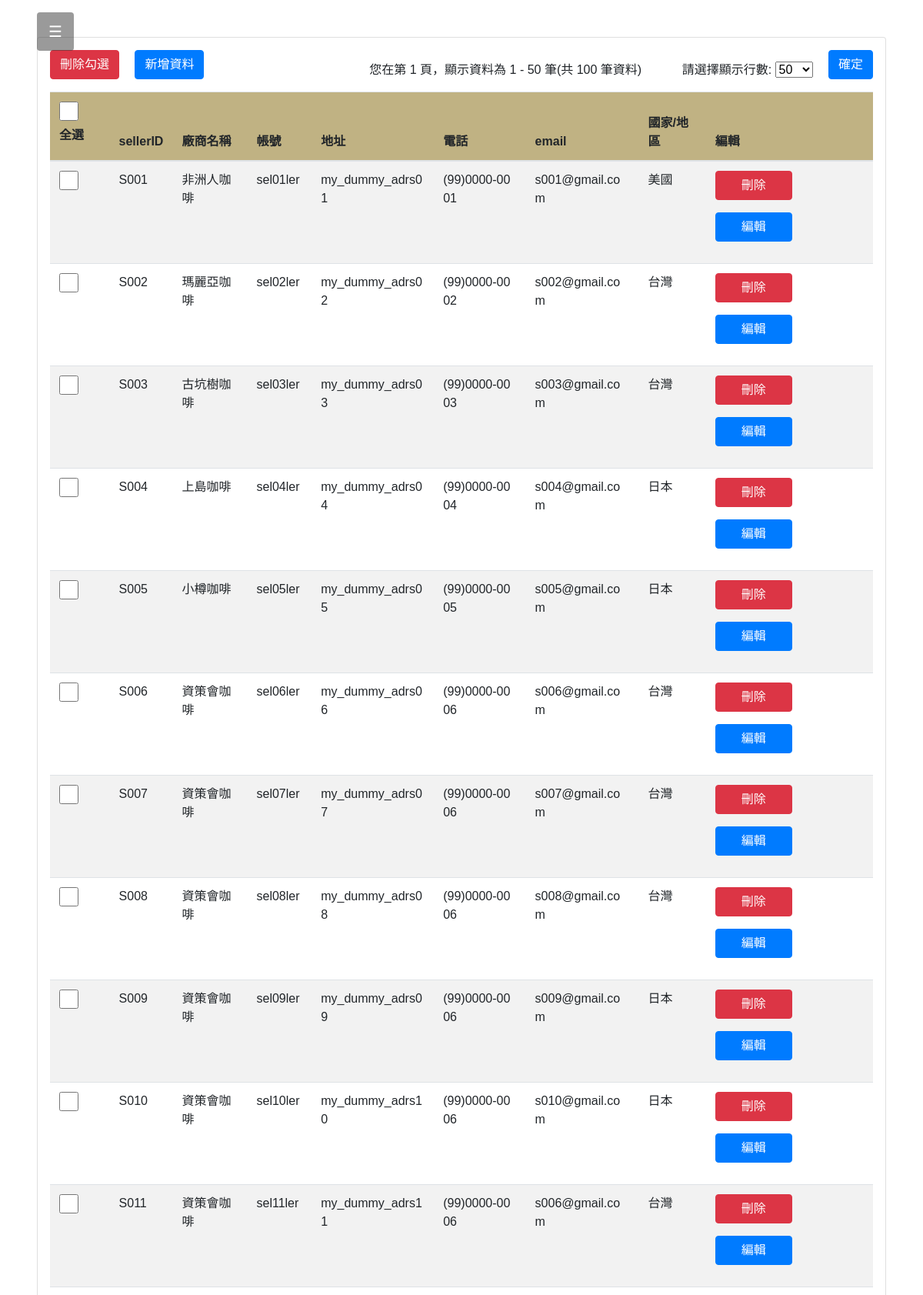
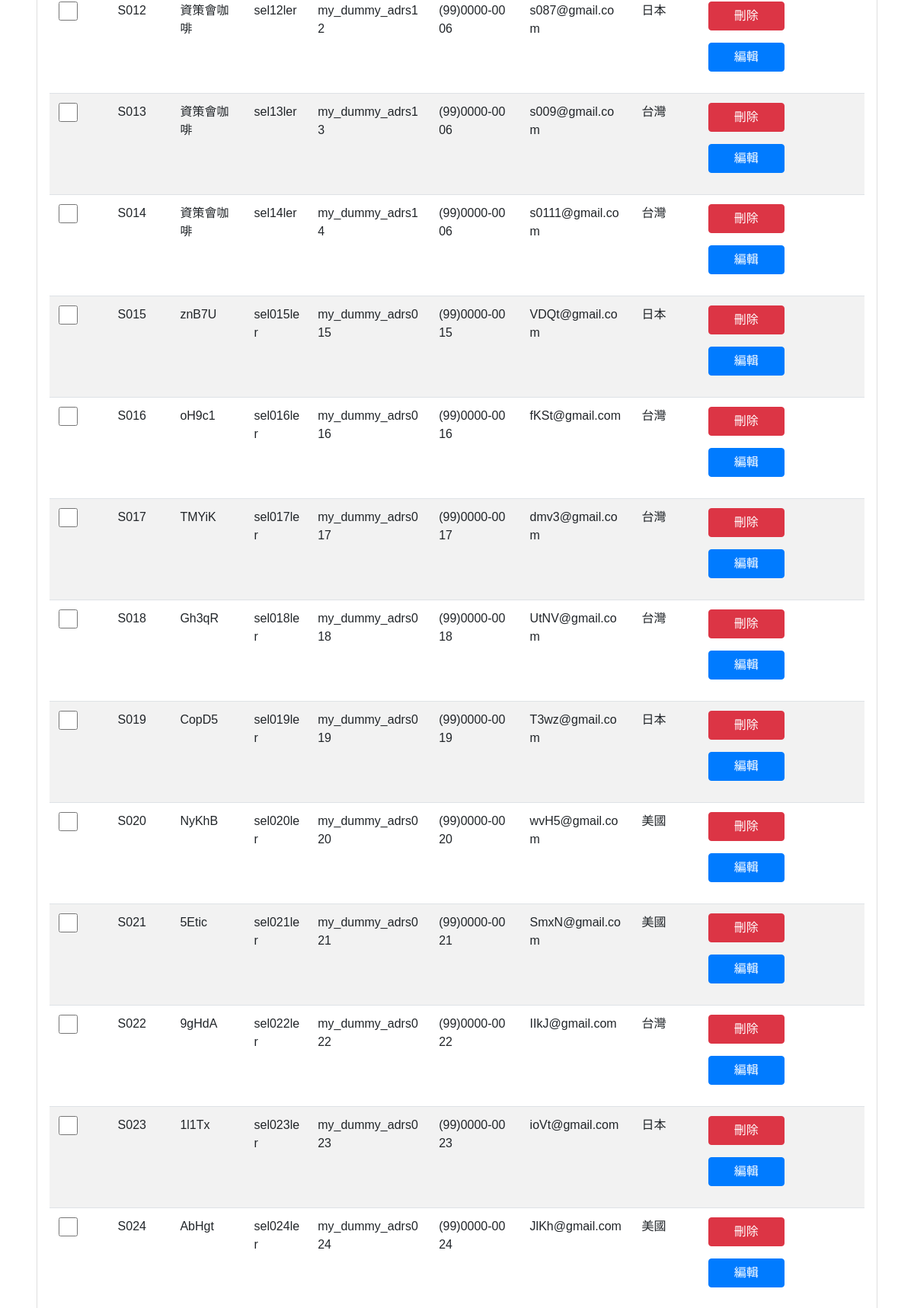
Page /works/sellers.php (signed in, upper part) on the committed database (2 pictures, top to bottom).
### tables this page shows
CREATE TABLE `sellers` (
  `sellerID` varchar(5) NOT NULL default '', 
  `sName` varchar(20) NOT NULL,  
  `sAccount` varchar(20) NOT NULL,  
  `sPassword` varchar(100) NOT NULL,  
  `sAddress` varchar(60) default NULL,  
  `sPhone` varchar(24) default NULL,  
  `sMail` varchar(60) default NULL,  
  `sCountry` varchar(20) default NULL,  
  PRIMARY KEY  (`sellerID`)
);

### works/sellers.php (the view, shortened to what this page needs)
<?php
$link = @mysqli_connect("localhost", "root", "") or die(mysqli_connect_error());
mysqli_select_db($link, "coffee");
if (isset($_GET["page"])) {
    $page = $_GET["page"];
} else {
    $page = 1;
}
$rowNum = $_SESSION["seller_row_num"];
$total_num_rows = mysqli_num_rows(mysqli_query($link, "select sellerID from coffee.sellers;"));
$tableOffSet = $rowNum * ($page - 1);
$showDataStartFrom = $tableOffSet + 1;
$showDataEndTo = $tableOffSet + $rowNum;
?>
<!DOCTYPE html>
<head>
    <link rel="stylesheet" href="https://maxcdn.bootstrapcdn.com/bootstrap/4.4.1/css/bootstrap.min.css">
    <link rel="stylesheet" type="text/css" href="../demostyle.css">
</head>
<body>
<?php include '../parts/head.php';?>
<div class="main p-5">
    <form method='post' class="card p-3">
        <div>
            <input type="submit" value="刪除勾選" name="deleteSelected" onclick="return confirm('你確定要刪除勾選資料嗎？')"
                class="btn btn-danger mb-3">
            <input type="button" value="新增資料" name="newInsert" class="btn btn-primary ml-3 mb-3" data-toggle="modal" data-target="#insertModal">
            <div class='float-right'>
                    <span class="mr-5">
                    <?php echo "您在第 $page 頁，顯示資料為 $showDataStartFrom - $showDataEndTo 筆(共 $total_num_rows 筆資料)" ?>
                    </span>
                    <label for="row_num_select">請選擇顯示行數:</label>
                    <select id="row_num_select" name="row_num">
                        <option value="50" <?php if ($rowNum == 50) {echo "selected";}?>>50 </option>
                    </select>
                    <input type="submit" value="確定" name="row_num_submit" class="btn btn-primary ml-3 mb-3">
            </div>
        <table class="table table-striped ">
            <thead class="bg-color-gold">
                <tr>
                    <th><input class="checkmark" style="position:relative;" type="checkbox" id="allCheckBox" onclick="selectAll()" /><label>全選</label></th>
                    <th>sellerID</th>
                    <th>廠商名稱</th>
                    <th>帳號</th>
                    <th>地址</th>
                    <th>電話</th>
                    <th>email</th>
                    <th>國家/地區</th>
                    <th>編輯</th>
                </tr>
            </thead>
            <tbody>
                <?php
    $commandText = "
        select sellerID, sName, sAccount, sPassword, sAddress, sPhone, sMail, sCountry
        from coffee.sellers LIMIT $rowNum OFFSET $tableOffSet
        ";
    $result = mysqli_query($link, $commandText);
    while ($row = mysqli_fetch_assoc($result)): $temp = "'"; ?>
                <tr class="dataSQL">
                        <td><input class="checkmark" style="position:relative;" type="checkbox" name="<?php echo "selected".$row["sellerID"]; ?>"></td>
                        <td><?php echo $row["sellerID"]; $temp = $temp.$row["sellerID"]."','"; ?></td>
                        <td><?php echo $row["sName"]; $temp = $temp.$row["sName"]."','"; ?></td>
                        <td><?php echo $row["sAccount"]; $temp = $temp.$row["sAccount"]."','"; ?></td>
                        <td><?php echo $row["sAddress"]; $temp = $temp.$row["sAddress"]."','"; ?></td>
                        <td><?php echo $row["sPhone"];; $temp = $temp.$row["sPhone"]."','"; ?></td>
                        <td><?php echo $row["sMail"]; $temp = $temp.$row["sMail"]."','"; ?></td>
                        <td><?php echo $row["sCountry"]; $temp = $temp.$row["sCountry"]."'"; ?></td>
                        <td><input type="submit" value="刪除" name="<?php echo "delete".$row["sellerID"] ?>"
                                class="btn btn-danger mb-3" onclick="return confirm('你確定要刪除這筆資料嗎？')">
                            <input type="button" value="編輯" name="<?php echo "edit".$row["sellerID"] ?>"
                                data-toggle="modal" data-target="#editModal"
                                class="btn btn-primary mb-3" onclick="displayModal(<?php echo $temp;?>)">
                </tr>
                <?php endwhile?>
            </tbody>
        </table>
        </div>
    </form>
</div>
<?php include '../parts/footer.php';?>
</body>

### demostyle.css (style rules this page uses)
.bg-color-gold { background-color: #C0B283 !important; }
.checkmark { position: absolute; top: 0; left: 0; height: 25px; width: 25px; background-color: #eee; }
.checkmark:after { content: ""; position: absolute; display: none; }
body { font-family: 'Noto Sans TC', sans-serif; }
td>input { width: 100px; }
td { word-break: break-all; }

### rows in the picture
sellers: sellerID "S001", sName "非洲人咖啡", sAccount "sel01ler", sAddress "my_dummy_adrs01", sPhone "(99)0000-0001", sMail "s001@gmail.com", sCountry "美國"
sellers: sellerID "S002", sName "瑪麗亞咖啡", sAccount "sel02ler", sAddress "my_dummy_adrs02", sPhone "(99)0000-0002", sMail "s002@gmail.com", sCountry "台灣"
sellers: sellerID "S003", sName "古坑樹咖啡", sAccount "sel03ler", sAddress "my_dummy_adrs03", sPhone "(99)0000-0003", sMail "s003@gmail.com", sCountry "台灣"
sellers: sellerID "S004", sName "上島咖啡", sAccount "sel04ler", sAddress "my_dummy_adrs04", sPhone "(99)0000-0004", sMail "s004@gmail.com", sCountry "日本"
sellers: sellerID "S005", sName "小樽咖啡", sAccount "sel05ler", sAddress "my_dummy_adrs05", sPhone "(99)0000-0005", sMail "s005@gmail.com", sCountry "日本"
sellers: sellerID "S006", sName "資策會咖啡", sAccount "sel06ler", sAddress "my_dummy_adrs06", sPhone "(99)0000-0006", sMail "s006@gmail.com", sCountry "台灣"
sellers: sellerID "S007", sName "資策會咖啡", sAccount "sel07ler", sAddress "my_dummy_adrs07", sPhone "(99)0000-0006", sMail "s007@gmail.com", sCountry "台灣"
sellers: sellerID "S008", sName "資策會咖啡", sAccount "sel08ler", sAddress "my_dummy_adrs08", sPhone "(99)0000-0006", sMail "s008@gmail.com", sCountry "台灣"
sellers: sellerID "S009", sName "資策會咖啡", sAccount "sel09ler", sAddress "my_dummy_adrs09", sPhone "(99)0000-0006", sMail "s009@gmail.com", sCountry "日本"
sellers: sellerID "S010", sName "資策會咖啡", sAccount "sel10ler", sAddress "my_dummy_adrs10", sPhone "(99)0000-0006", sMail "s010@gmail.com", sCountry "日本"
sellers: sellerID "S011", sName "資策會咖啡", sAccount "sel11ler", sAddress "my_dummy_adrs11", sPhone "(99)0000-0006", sMail "s006@gmail.com", sCountry "台灣"
sellers: sellerID "S012", sName "資策會咖啡", sAccount "sel12ler", sAddress "my_dummy_adrs12", sPhone "(99)0000-0006", sMail "s087@gmail.com", sCountry "日本"
sellers: sellerID "S013", sName "資策會咖啡", sAccount "sel13ler", sAddress "my_dummy_adrs13", sPhone "(99)0000-0006", sMail "s009@gmail.com", sCountry "台灣"
sellers: sellerID "S014", sName "資策會咖啡", sAccount "sel14ler", sAddress "my_dummy_adrs14", sPhone "(99)0000-0006", sMail "s0111@gmail.com", sCountry "台灣"
sellers: sellerID "S015", sName "znB7U", sAccount "sel015ler", sAddress "my_dummy_adrs015", sPhone "(99)0000-0015", sMail "VDQt@gmail.com", sCountry "日本"
sellers: sellerID "S016", sName "oH9c1", sAccount "sel016ler", sAddress "my_dummy_adrs016", sPhone "(99)0000-0016", sMail "fKSt@gmail.com", sCountry "台灣"
sellers: sellerID "S017", sName "TMYiK", sAccount "sel017ler", sAddress "my_dummy_adrs017", sPhone "(99)0000-0017", sMail "dmv3@gmail.com", sCountry "台灣"
sellers: sellerID "S018", sName "Gh3qR", sAccount "sel018ler", sAddress "my_dummy_adrs018", sPhone "(99)0000-0018", sMail "UtNV@gmail.com", sCountry "台灣"
sellers: sellerID "S019", sName "CopD5", sAccount "sel019ler", sAddress "my_dummy_adrs019", sPhone "(99)0000-0019", sMail "T3wz@gmail.com", sCountry "日本"
sellers: sellerID "S020", sName "NyKhB", sAccount "sel020ler", sAddress "my_dummy_adrs020", sPhone "(99)0000-0020", sMail "wvH5@gmail.com", sCountry "美國"
sellers: sellerID "S021", sName "5Etic", sAccount "sel021ler", sAddress "my_dummy_adrs021", sPhone "(99)0000-0021", sMail "SmxN@gmail.com", sCountry "美國"
sellers: sellerID "S022", sName "9gHdA", sAccount "sel022ler", sAddress "my_dummy_adrs022", sPhone "(99)0000-0022", sMail "IIkJ@gmail.com", sCountry "台灣"
sellers: sellerID "S023", sName "1l1Tx", sAccount "sel023ler", sAddress "my_dummy_adrs023", sPhone "(99)0000-0023", sMail "ioVt@gmail.com", sCountry "日本"
sellers: sellerID "S024", sName "AbHgt", sAccount "sel024ler", sAddress "my_dummy_adrs024", sPhone "(99)0000-0024", sMail "JlKh@gmail.com", sCountry "美國"

### other values in the picture
$page "1"
$showDataStartFrom "1"
$showDataEndTo "50"
$total_num_rows "100"
